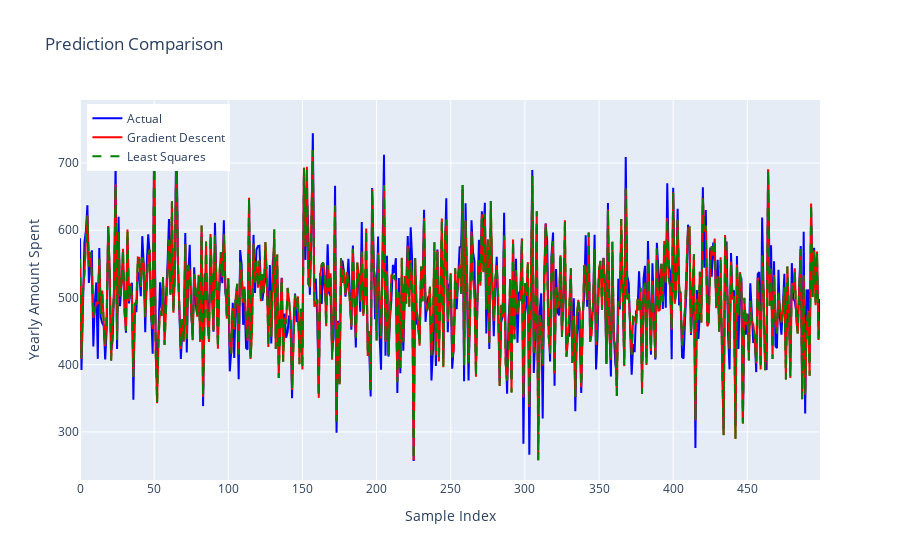

The notebook cell this image was saved under:
### Code cell
fig_prediction = go.Figure()

fig_prediction.add_trace(go.Scatter(
    x=list(range(len(y))),
    y=y.flatten(),
    mode='lines',
    name='Actual',
    line=dict(color='blue')
))

fig_prediction.add_trace(go.Scatter(
    x=list(range(len(y))),
    y=y_pred_gd.flatten(),
    mode='lines',
    name='Gradient Descent',
    line=dict(color='red')
))

fig_prediction.add_trace(go.Scatter(
    x=list(range(len(y))),
    y=y_pred_ls.flatten(),
    mode='lines',
    name='Least Squares',
    line=dict(color='green', dash='dash')
))

fig_prediction.update_layout(
    title='Prediction Comparison',
    xaxis_title='Sample Index',
    yaxis_title='Yearly Amount Spent',
    legend=dict(x=0.01, y=0.99)
)

fig_prediction.show()

### Figure 1 — Plotly figure (JSON) as saved in the notebook; plotly's stock layout.template omitted (floating-point values rounded to 4 significant figures; data arrays with more than 128 entries replaced by an {"elided": "..."} marker saying what was removed)
{"data": [{"line": {"color": "blue"}, "mode": "lines", "name": "Actual", "type": "scatter", "x": {"elided": "500 int values"}, "y": {"elided": "500 float values"}}, {"line": {"color": "red"}, "mode": "lines", "name": "Gradient Descent", "type": "scatter", "x": {"elided": "500 int values"}, "y": {"elided": "500 float values"}}, {"line": {"color": "green", "dash": "dash"}, "mode": "lines", "name": "Least Squares", "type": "scatter", "x": {"elided": "500 int values"}, "y": {"elided": "500 float values"}}], "layout": {"legend": {"x": 0.01, "y": 0.99}, "title": {"text": "Prediction Comparison"}, "xaxis": {"title": {"text": "Sample Index"}}, "yaxis": {"title": {"text": "Yearly Amount Spent"}}}}
